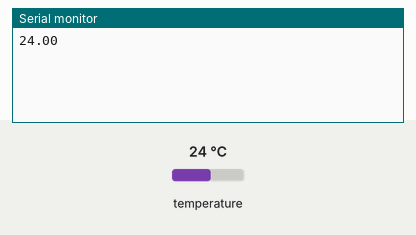
Simulated run of this sketch. Board: Arduino Uno, built with avr-gcc and run on an emulated ATmega328P. Shown: the last lines printed to the serial monitor. Inputs (shaded band) come from the test bench; at power-on: temperature 24 °C.

Above: at 6.9 s.
7.0 s: temperature set to 12 °C
At 7.9 s:
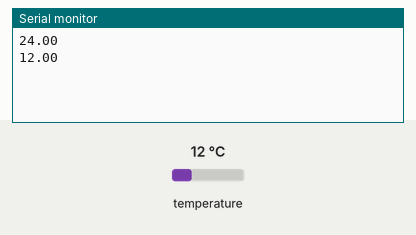
8.5 s: temperature set to 19 °C
At 9.5 s:
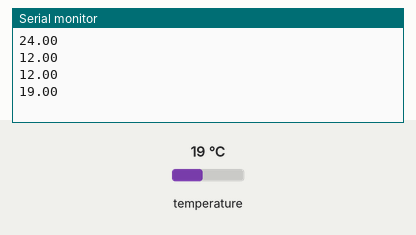
Timing chart, 0 to 11.5 s (numbered marks = the images above; inputs shaded):
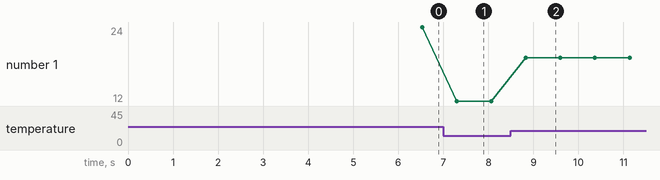

Measured:
- after the input at 7.0 s, the serial monitor: prints a new line after 0.30 s (image 1)
- after the input at 8.5 s, the serial monitor: prints a new line after 0.33 s (image 2)
- plotted number 1: 24 → 12 after the input at 7.0 s, 12 → 19 after the input at 8.5 s

The sketch:

display.ino
```cpp
#include <Wire.h>
#include <LiquidCrystal_I2C.h>
#include "MPU9250.h"
#include <DallasTemperature.h>


// Define um display de 2 linhas por 16 colunas
LiquidCrystal_I2C lcd(0x27, 16, 2);
//para o sensor de temperatura
#define temperatura_pin 13
OneWire oneWire(temperatura_pin);
DallasTemperature sensors(&oneWire);
float Celcius=0;
void setup()
{
    // serial para a consola (testes)
  Serial.begin(38400);
    //Temperatura
  sensors.begin();
  sensors.requestTemperatures();
  delay(1000);
    // Inicia o I2C
  Wire.begin();

  delay(4000);

}

void loop()
{

  Temperatura();

}

void Temperatura()
{
  sensors.requestTemperatures();
  Celcius=sensors.getTempCByIndex(0);
  if(Celcius != -127) //pode aparecer -127 quando os motores estão a trabalhar a alta velocidade
  {
  lcd.setCursor(11,0); //Posiciona para escrever
  Serial.println(Celcius);
  lcd.print(Celcius);
  lcd.setCursor(15,0);
  lcd.print("C");
  }

}
```
